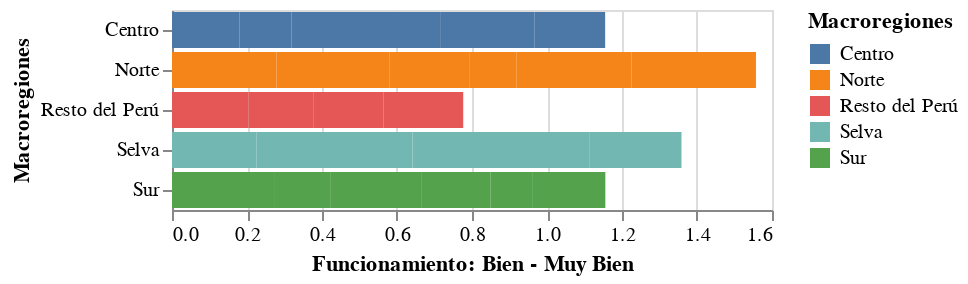

Notebook source saved alongside this figure:
### Markdown cell above
Ahora procedemos a explicar posiciones para nuestros puntos (los ejes x e y)

### Code cell
alt.Chart(df).mark_bar().encode(
    y=alt.Y("Macroregiones"),
    x=alt.X('Bien - Muy bien:Q', title='Funcionamiento: Bien - Muy Bien'),
    color = "Macroregiones:N"
)

### Figure 1 — Vega-Lite specification as saved in the notebook (floating-point values rounded to 4 significant figures)
{"config": {"view": {"continuousWidth": 300, "continuousHeight": 300}}, "data": {"name": "data-ee2393b3a84388966659868ef7c45177"}, "mark": {"type": "bar"}, "encoding": {"color": {"field": "Macroregiones", "type": "nominal"}, "x": {"field": "Bien - Muy bien", "title": "Funcionamiento: Bien - Muy Bien", "type": "quantitative"}, "y": {"field": "Macroregiones", "type": "nominal"}}, "$schema": "https://vega.github.io/schema/vega-lite/v5.20.1.json", "datasets": {"data-ee2393b3a84388966659868ef7c45177": [{"Región": "Amazonas", "Bien - Muy bien": 0.2258, "Macroregiones": "Selva"}, {"Región": "Ancash", "Bien - Muy bien": 0.2785, "Macroregiones": "Norte"}, {"Región": "Apurímac", "Bien - Muy bien": 0.2745, "Macroregiones": "Sur"}, {"Región": "Arequipa", "Bien - Muy bien": 0.1472, "Macroregiones": "Sur"}, {"Región": "Ayacucho", "Bien - Muy bien": 0.1795, "Macroregiones": "Centro"}, {"Región": "Cajamarca", "Bien - Muy bien": 0.3009, "Macroregiones": "Norte"}, {"Región": "Callao", "Bien - Muy bien": 0.2039, "Macroregiones": "Resto del Perú"}, {"Región": "Cusco", "Bien - Muy bien": 0.2446, "Macroregiones": "Sur"}, {"Región": "Huancavelica", "Bien - Muy bien": 0.1387, "Macroregiones": "Centro"}, {"Región": "Huánuco", "Bien - Muy bien": 0.2685, "Macroregiones": "Centro"}, {"Región": "Ica", "Bien - Muy bien": 0.1283, "Macroregiones": "Centro"}, {"Región": "Junín", "Bien - Muy bien": 0.2522, "Macroregiones": "Centro"}, {"Región": "La Libertad", "Bien - Muy bien": 0.2148, "Macroregiones": "Norte"}, {"Región": "Lambayeque", "Bien - Muy bien": 0.1239, "Macroregiones": "Norte"}, {"Región": "Lima Provincias", "Bien - Muy bien": 0.1726, "Macroregiones": "Resto del Perú"}, {"Región": "Loreto", "Bien - Muy bien": 0.4157, "Macroregiones": "Selva"}, {"Región": "Madre de Dios", "Bien - Muy bien": 0.2306, "Macroregiones": "Selva"}, {"Región": "Moquegua", "Bien - Muy bien": 0.1835, "Macroregiones": "Sur"}, {"Región": "Pasco", "Bien - Muy bien": 0.1879, "Macroregiones": "Centro"}, {"Región": "Piura", "Bien - Muy bien": 0.3076, "Macroregiones": "Norte"}, {"Región": "Puno", "Bien - Muy bien": 0.1104, "Macroregiones": "Sur"}, {"Región": "San Martín", "Bien - Muy bien": 0.2405, "Macroregiones": "Selva"}, {"Región": "Tacna", "Bien - Muy bien": 0.1953, "Macroregiones": "Sur"}, {"Región": "Tumbes", "Bien - Muy bien": 0.3315, "Macroregiones": "Norte"}, {"Región": "Ucayali", "Bien - Muy bien": 0.2461, "Macroregiones": "Selva"}, {"Región": "Lima Metropolitana", "Bien - Muy bien": 0.188, "Macroregiones": "Resto del Perú"}, {"Región": "Nacional", "Bien - Muy bien": 0.212, "Macroregiones": "Resto del Perú"}]}}
